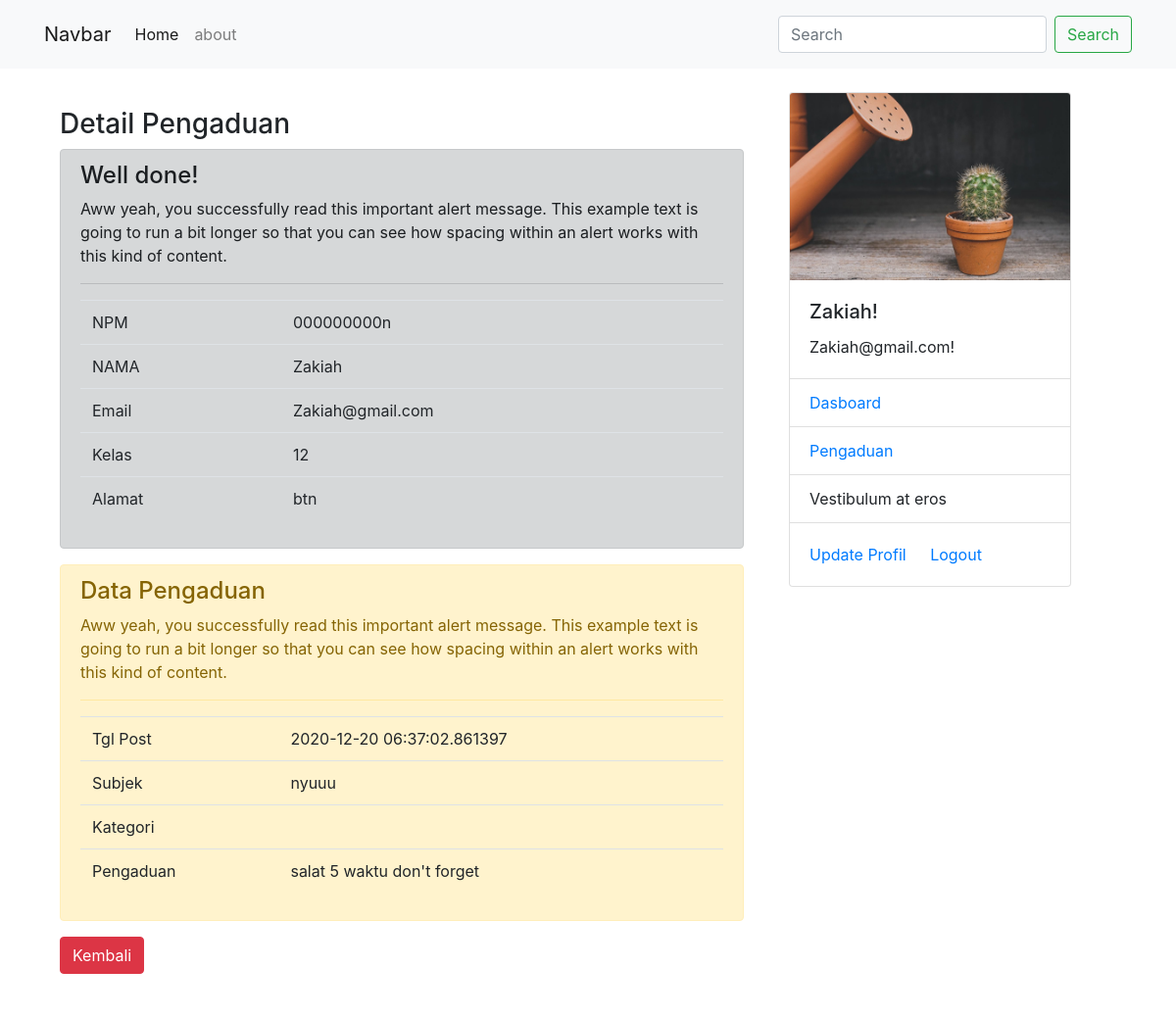
Screenshot of /pengaduan/2/detail (signed in) with the database file from the repository.
### sim/models.py (models this page shows, shortened)
class Tmahasiswa(db.Model, UserMixin): #tambahka
    id= db.Column(db.Integer, primary_key=True)
    npm = db.Column(db.String(15), unique=True, nullable=False)
    nama = db.Column(db.String(100), nullable=False)
    email = db.Column(db.String(120), unique=True, nullable=False)
    password = db.Column(db.String(80), nullable=False)
    kelas = db.Column(db.String(20), nullable=False)
    alamat = db.Column(db.String(100), nullable=False)
    foto = db.Column(db.String(30), nullable=False, default='default.jpg')
    pengaduans = db.relationship('Tpengaduan', backref='mahasiswa', lazy=True)

class Tpengaduan(db.Model):
    id= db.Column(db.Integer, primary_key=True)
    subjek= db.Column(db.String(100), nullable=False)
    kategori = db.Column(db.String(50), nullable=False)
    detail_pengaduan = db.Column(db.String(300), nullable=False)
    tgl_post = db.Column(db.DateTime, nullable=False, default=datetime.utcnow)
    mahasiswa_id = db.Column(db.Integer, db.ForeignKey('tmahasiswa.id'))

### sim/mahasiswa/routes.py (the view)
@rmahasiswa.route("/pengaduan/<int:ed_id>/detail", methods=['GET', 'POST'])
@login_required
def detail_pengaduan(ed_id):
    dt_pengaduan=Tpengaduan.query.get_or_404(ed_id)
    return render_template('detail_pengaduan.html', dt_pengaduan=dt_pengaduan)

### sim/models.py (called while the page is built)
@login_manager.user_loader
def load_user(mahasiswa_id):
    return Tmahasiswa.query.get(int(mahasiswa_id))

### sim/templates/detail_pengaduan.html
{% extends "base.html" %}
{% block konten%}
<h3>Detail Pengaduan</h3>
<div class="alert alert-dark" role="alert">
    <h4 class="alert-heading">Well done!</h4>
    <p>Aww yeah, you successfully read this important alert message. This example text is going to run a bit longer so that you can see how spacing within an alert works with this kind of content.</p>
    <hr>
    <table class="table table-hover">
        <tr>
            <td>NPM</td>
            <td>{{dt_pengaduan.mahasiswa.npm}}</td>
        </tr>
        <tr>
            <td>NAMA</td>
            <td>{{dt_pengaduan.mahasiswa.nama}}</td>
        </tr>
        <tr>
            <td>Email</td>
            <td>{{dt_pengaduan.mahasiswa.email}}</td>
        </tr>
        <tr>
            <td>Kelas</td>
            <td>{{dt_pengaduan.mahasiswa.kelas}}</td>
        </tr>
        <tr>
            <td>Alamat</td>
            <td>{{dt_pengaduan.mahasiswa.alamat}}</td>
        </tr>
    </table>
  </div>
  <div class="alert alert-warning" role="alert">
    <h4 class="alert-heading">Data Pengaduan</h4>
    <p>Aww yeah, you successfully read this important alert message. This example text is going to run a bit longer so that you can see how spacing within an alert works with this kind of content.</p>
    <hr>
    <table class="table table-hover">
        <tr>
            <td>Tgl Post</td>
            <td>{{dt_pengaduan.tgl_post}}</td>
        </tr>
        <tr>
            <td>Subjek</td>
            <td>{{dt_pengaduan.subjek}}</td>
        </tr>
        <tr>
            <td>Kategori</td>
            <td>{{dt_pengaduan.Kategori}}</td>
        </tr>
        <tr>
            <td>Pengaduan</td>
            <td>{{dt_pengaduan.detail_pengaduan}}</td>
        </tr>
    </table>
</div>
    <a class="btn btn-danger" href="{{url_for('rmahasiswa.pengaduan')}}">Kembali</a>
{% endblock%}

### sim/templates/base.html (shortened to what this page needs)
<html>
    <head>
        <link rel="stylesheet" href="{{ url_for ('static', filename="css/bootstrap.min.css")}}">
        <link rel="stylesheet" type="text/css" href="{{ url_for ('static', filename="css/style.css")}}">
    </head>
    <body>
        <nav class="navbar navbar-expand-lg navbar-light bg-light">
        <div class="container">
            <a class="navbar-brand" href="#">Navbar</a>
            <div class="collapse navbar-collapse" id="navbarSupportedContent">
              <ul class="navbar-nav mr-auto">
                <li class="nav-item active">
                  <a class="nav-link" href="{{url_for('rmahasiswa.home')}}">Home <span class="sr-only">(current)</span></a>
                </li>
                <li class="nav-item">
                  <a class="nav-link" href="{{url_for('rmahasiswa.about')}}">about</a>
                </li>
              </ul>
              <form class="form-inline my-2 my-lg-0">
                <input class="form-control mr-sm-2" type="search" placeholder="Search" aria-label="Search">
                <button class="btn btn-outline-success my-2 my-sm-0" type="submit">Search</button>
              </form>
            </div>
        </div>
        </nav>
          <div class="container mt-4">
              <div class="row">
                  <div class="col-md-8">
                      <div class="shadow p-3 mb-5 bg-white rounded">
                    {% block konten%}
                    {% endblock%}
                      </div>
                  </div>
                  <div class="col-md-4">
                      {% if current_user.is_authenticated %}
                      <div class="card" style="width: 18rem;">
                        <img src="{{url_for('static', filename='foto/' + current_user.foto)}}" class="card-img-top" alt="...">
                        <div class="card-body">
                          <h5 class="card-title">{{current_user.nama}}!</h5>
                          <p class="card-text">{{current_user.email}}!</p>
                        </div>
                        <ul class="list-group list-group-flush">
                          <li class="list-group-item"><a href="{{url_for('rmahasiswa.akunmahasiswa')}}">Dasboard</a>
                </li>
                          <li class="list-group-item"><a href="{{url_for('rmahasiswa.pengaduan')}}">Pengaduan</a></li>
                          <li class="list-group-item">Vestibulum at eros</li>
                        </ul>
                        <div class="card-body">
                          <a href="{{url_for('rmahasiswa.edit_mahasiswa')}}" class="card-link">Update Profil</a>
                          <a href="{{url_for('rmahasiswa.logout_mahasiswa')}}" class="card-link">Logout</a>
                        </div>
                      </div>
                      {% else %}
                      <h1>Menu lain</h1>
                      <li>data mahasiswa</li>
                      <li>data dosen</li>
                      {% endif %}
                  </div>
             </div>
          </div>
    </body>
</html>

### PART 16 -Lanjutan(Detail)/sim/Static/css/style.css (style rules this page uses)
nav { background-color: violet; height: 70px; width: 100%; }

### rows the page displays
Tmahasiswa: mahasiswa.npm "000000000n", mahasiswa.nama "Zakiah", mahasiswa.email "Zakiah@gmail.com", mahasiswa.kelas "12", mahasiswa.alamat "btn", foto (placeholder picture), nama "Zakiah", email "Zakiah@gmail.com"
Tpengaduan: tgl_post "2020-12-20 06:37:02.861397", subjek "nyuuu", detail_pengaduan "salat 5 waktu don't forget"
